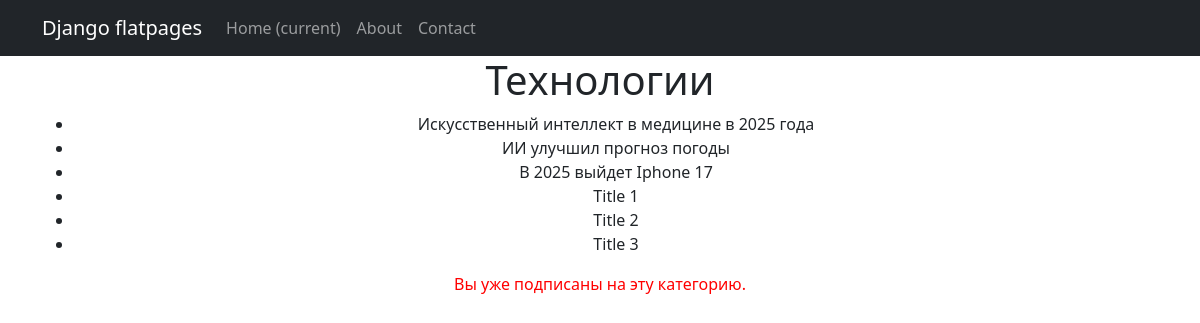
The page /category/12/ (signed in) on the database as committed earlier.
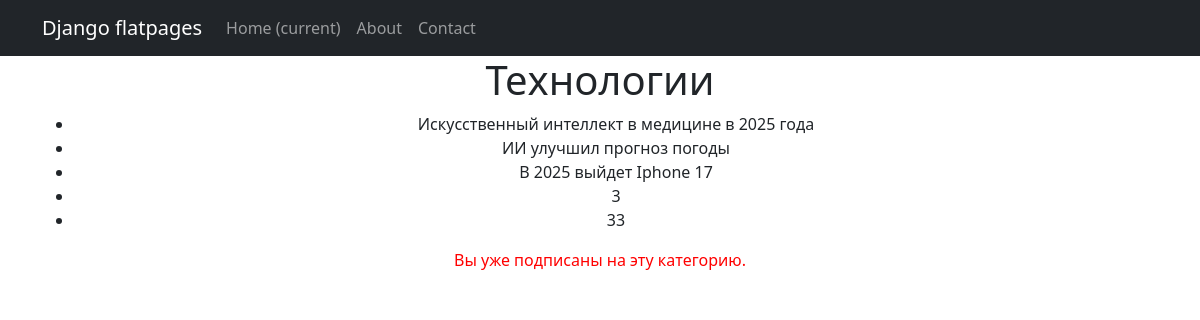
The same page on the database as committed later.
### models_app/models.py (models this page shows, shortened)
class Post(models.Model):
    ARTICLE = 'AR'
    NEWS = 'NW'
    POST_TYPE_CHOICES = [
        (ARTICLE, 'Article'),
        (NEWS, 'News'),
    ]
    author = models.ForeignKey(Author, on_delete=models.CASCADE, related_name='posts')
    post_type = models.CharField(max_length=2, choices=POST_TYPE_CHOICES, default=ARTICLE)
    created_at = models.DateTimeField(auto_now_add=True)
    categories = models.ManyToManyField(Category, related_name='posts')
    title = models.CharField(max_length=255)
    content = models.TextField()
    rating = models.IntegerField(default=0)

### appointment_app/views.py (the view, shortened to what this page needs)
# urls.py: path('category/<int:pk>/', SubscribeToCategoryView.as_view(), name='category_detail'),
class SubscribeToCategoryView(LoginRequiredMixin, DetailView):
    model = Category
    template_name = 'appointment_app/subscribe_category.html'
    context_object_name = 'category'
    def get_context_data(self, **kwargs):
        context = super().get_context_data(**kwargs)
        category = self.get_object()
        context['news'] = category.posts.filter(post_type=Post.NEWS)
        context['is_subscribed'] = category.subscribers.filter(id=self.request.user.id).exists()
        return context

### appointment_app/templates/appointment_app/subscribe_category.html
{% extends 'flatpages/default.html' %}
{% block content %}
<h1>{{ category.name }}</h1>
<ul>
    {% for post in news %}
        <li>{{ post.title }}</li>
    {% endfor %}
</ul>
{% if is_subscribed %}
    <p style="color:red">Вы уже подписаны на эту категорию.</p>
{% else %}
    <form action="{% url 'category_detail' category.id %}" method="post">
        {% csrf_token %}
        <button type="submit">Подписаться</button>
    </form>
{% endif %}
{% endblock content %}

Rows that differ between the two databases and show on the page:
removed Post: title "Title 1"
removed Post: title "Title 2"
removed Post: title "Title 3"
added Post: title "3"
added Post: title "33"
